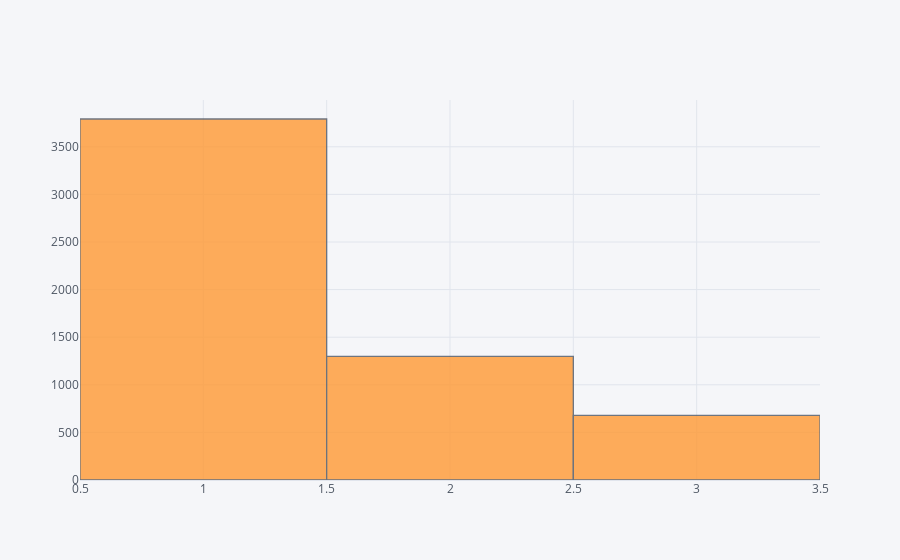

Notebook code cell kept with this figure:
### Code cell
df['DODRace'].iplot(kind='hist')

### Figure 1 — Plotly figure (JSON) as saved in the notebook; plotly's stock layout.template omitted (floating-point values rounded to 4 significant figures; data arrays with more than 128 entries replaced by an {"elided": "..."} marker saying what was removed)
{"data": [{"histfunc": "count", "histnorm": "", "marker": {"color": "rgba(255, 153, 51, 1.0)", "line": {"color": "#4D5663", "width": 1.3}}, "name": "DODRace", "opacity": 0.8, "orientation": "v", "type": "histogram", "x": {"elided": "5769 int values"}}], "layout": {"barmode": "overlay", "legend": {"bgcolor": "#F5F6F9", "font": {"color": "#4D5663"}}, "paper_bgcolor": "#F5F6F9", "plot_bgcolor": "#F5F6F9", "title": {"font": {"color": "#4D5663"}}, "xaxis": {"gridcolor": "#E1E5ED", "showgrid": true, "tickfont": {"color": "#4D5663"}, "title": {"font": {"color": "#4D5663"}, "text": ""}, "zerolinecolor": "#E1E5ED"}, "yaxis": {"gridcolor": "#E1E5ED", "showgrid": true, "tickfont": {"color": "#4D5663"}, "title": {"font": {"color": "#4D5663"}, "text": ""}, "zerolinecolor": "#E1E5ED"}}}
